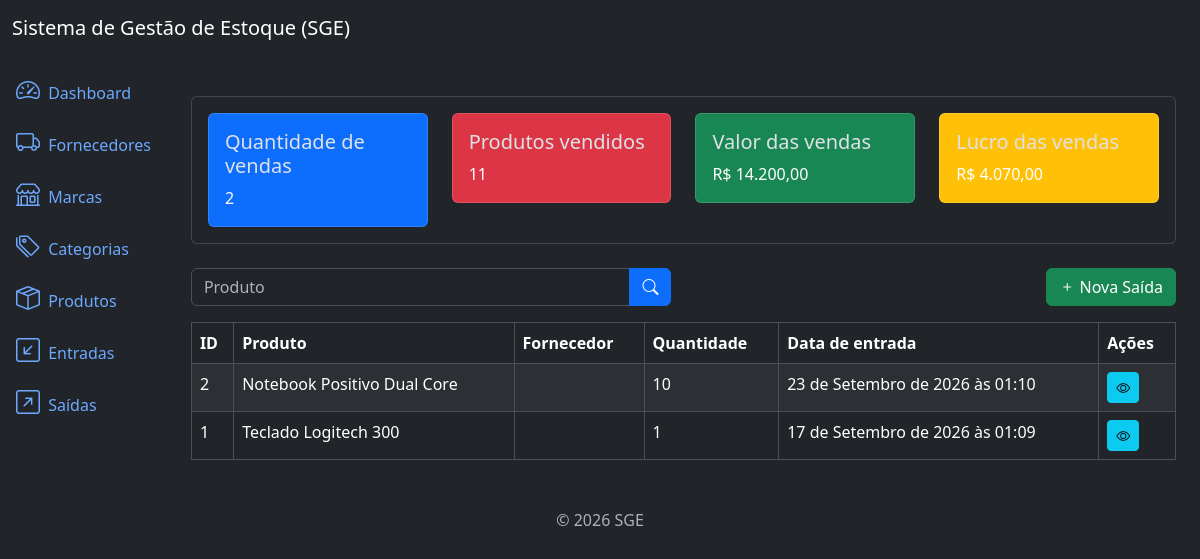
Page /outflows/list/ on the earlier database version.
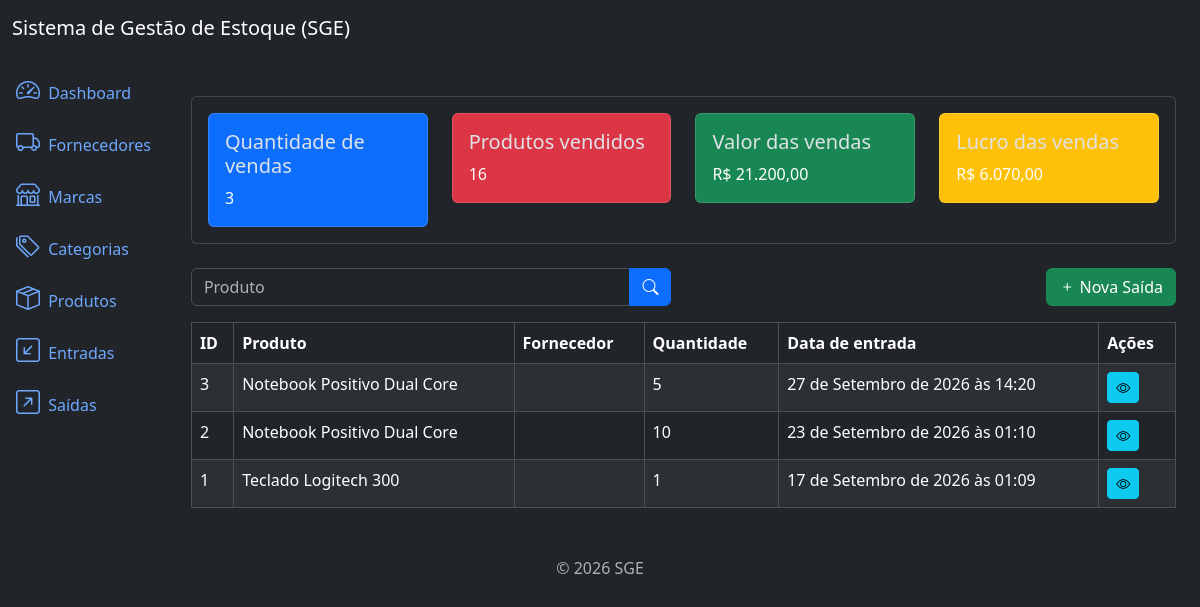
Same page on the later database version.
### outflows/models.py (models this page shows, shortened)
class Outflow(models.Model):
    product = models.ForeignKey(Product, on_delete= models.PROTECT, related_name= "outflows")
    quantity = models.IntegerField()
    description = models.TextField(null= True, blank= True)
    created_at = models.DateTimeField(auto_now_add= True)
    updated_at = models.DateTimeField(auto_now= True)
    class Meta:
        ordering = ["-created_at"]

### products/models.py (models this page shows)
class Product(models.Model):
    title = models.CharField(max_length= 500)
    category = models.ForeignKey(Category, on_delete= models.PROTECT, related_name= "products")
    brand = models.ForeignKey(Brand, on_delete= models.PROTECT, related_name= "products")
    description = models.TextField(null= True, blank= True)
    serie_number = models.CharField(max_length= 200, null= True, blank= True)
    cost_price = models.DecimalField(max_digits= 20, decimal_places= 2)
    selling_price = models.DecimalField(max_digits= 20, decimal_places= 2)
    quantity = models.IntegerField(default= 0)
    created_at = models.DateTimeField(auto_now_add= True)
    updated_at = models.DateTimeField(auto_now= True)
    class Meta:
        ordering = ["title"]
    def __str__(self):
        return self.title

### outflows/views.py (the view)
# urls.py: path('outflows/list/', views.OutflowListView.as_view(), name='outflow_list'),
class OutflowListView(ListView):
    model = models.Outflow
    template_name = "outflow_list.html"
    context_object_name = "outflows"
    paginate_by = 10
    def get_queryset(self):
        queryset =  super().get_queryset()
        product = self.request.GET.get("product")
        if product:
            queryset = queryset.filter(product__icontains= product)
        return queryset
    def get_context_data(self, **kwargs):
        context = super().get_context_data(**kwargs)
        context["sales_metrics"] = metrics.get_sales_metrics()
        return context

### app/metrics.py (called while the page is built)
def get_sales_metrics():
    total_sales = Outflow.objects.count()
    total_products_sold = Outflow.objects.aggregate(
        total_products_sold= Sum("quantity")
    )["total_products_sold"] or 0
    total_sales_value = sum(outflow.quantity * outflow.product.selling_price for outflow in Outflow.objects.all())
    total_sales_cost = sum(outflow.quantity * outflow.product.cost_price for outflow in Outflow.objects.all())
    total_sales_profit = total_sales_value - total_sales_cost
    return dict(
        total_sales= total_sales,
        total_products_sold= total_products_sold,
        total_sales_value= number_format(total_sales_value, decimal_pos= 2, force_grouping= True),
        total_sales_profit = number_format(total_sales_profit, decimal_pos= 2, force_grouping= True),
    )

### outflows/templates/outflow_list.html (shortened to what this page needs)
{% extends 'base.html' %}
{% block content %}
{% include 'components/_sales_metrics.html' %}
<div class="row mb-3">
    <div class="col-md-6">
        <form method="get" action="{% url 'outflow_list' %}">
            <div class="input-group">
                <input type="text" class="form-control" name="product" placeholder="Produto" value="{{ request.GET.name }}">
                <button type="submit" class="btn btn-primary">
                    <i class="bi bi-search"></i>
                </button>
            </div>
        </form>
    </div>
    <div class="col-md-6">
        <a href="{% url 'outflow_create' %}" class="btn btn-success float-end">
            <i class="bi bi-plus"></i> Nova Saída
        </a>
    </div>
</div>
<div class="table-responsive">
    <table class="table table-striped table-bordered">
        <thead class="thead-dark">
            <tr>
                <th>ID</th>
                <th>Produto</th>
                <th>Fornecedor</th>
                <th>Quantidade</th>
                <th>Data de entrada</th>
                <th>Ações</th>
            </tr>
        </thead>
        <tbody>
            {% for outflow in outflows %}
            <tr>
                <td>{{ outflow.id }}</td>
                <td>{{ outflow.product }}</td>
                <td>{{ outflow.supplier }}</td>
                <td>{{ outflow.quantity }}</td>
                <td>{{ outflow.created_at }}</td>
                <td>
                    <a href="{% url 'outflow_detail' outflow.id %}" class="btn btn-info btn-sm">
                        <i class="bi bi-eye"></i>
                    </a>
                </td>
            </tr>
            {% endfor %}
        </tbody>
    </table>
</div>
{% endblock %}

Differences in the rows shown:
added Outflow: id "3", product "Notebook Positivo Dual Core", quantity "5", created_at "27 de Setembro de 2026 às 14:20"
Other differences:
{{ sales_metrics.total_sales }}: "2" → "3"
{{ sales_metrics.total_products_sold }}: "11" → "16"
{{ sales_metrics.total_sales_value }}: "14.200,00" → "21.200,00"
{{ sales_metrics.total_sales_profit }}: "4.070,00" → "6.070,00"
